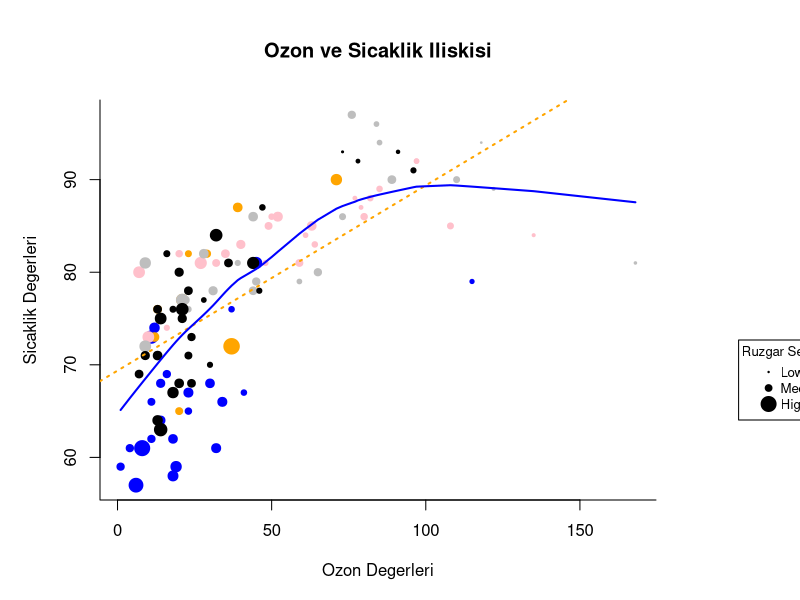

Generate this figure with R:

" 
lineer Dogru ve lowess dogrusu 
LOESS (Locally Weighted Scatterplot Smoothing), 
veri görselleştirme ve analizinde kullanilan bir regresyon yöntemidir.
LOESS yöntemi, veri noktalarini düz bir çizgi yerine daha yumuşak eğrilerle
ilişkilendirmek için kullanilir. Bu, veri noktalarinin yakin çevresindeki
verilere daha fazla agirlik verirken, uzak verilere daha az agirlikk vererek
daha esnek ve doğrusal olmayan ilişkileri yakalamayi amaçlar.
"
airquality <- na.omit(airquality)
par(mar = c(5,5,5,7.2), xpd = FALSE) # nolint

plot(x = airquality$Ozone , y = airquality$Temp, # nolint: commas_linter, trailing_whitespace_linter, line_length_linter. ozon bağimsiz temp bağimli degisken 
        main = "Ozon ve Sicaklik Iliskisi", # nolint
        xlab = "Ozon Degerleri",
        ylab = "Sicaklik Degerleri",
        pch = 19,
        col = c("blue", "orange", "pink","gray", "black")[as.factor(airquality$Month)], # nolint: line_length_linter, commas_linter.
        bty = "L",
        #cex = 2 # nokta boyutu  # nolint
        cex = airquality$Wind/10  # nolint
    ) # nolint

legend(x = "topright", legend = levels(as.factor(airquality$Month)),
                        title = "Aylar", # nolint
                        col = c("blue", "orange", "pink", "gray", "black"), # nolint
                        pch = 19,
                        inset = c(-0.1, 0)
)

# lineer model lm(y~x)
abline( lm(airquality$Temp ~ airquality$Ozone), lwd = 2 ,lty = "dotted", col = "orange") # nolint
#egri cizelim yav
lines(lowess(airquality$Ozone, airquality$Temp), lwd = 2, col = "blue")


par(xpd = TRUE) # nolint


legend(x = "topright", legend = c("Low","Medium", "High"), # nolint
        title = "Ruzgar Seviyeleri ", # nolint
        pch = 19,
        cex = 0.8,
        pt.cex = c(0.2, 0.9, 2), # sadece koyucağımız noktanın boyutunu etkiler
        inset = c(-0.35, 0.6)
        ) # nolint

lowess(airquality$Ozone, airquality$Temp)

# şimdi biraz manipulasyon yapalim  # nolint
# kayip gozlem yapalim canavar avina hazir miyiz yavvv
is.na(airquality$Ozone)
# bir verisetinde bulunan kayip gozlemleri çikarir tum na lara cap cap
# na.omit(airquality) # nolint